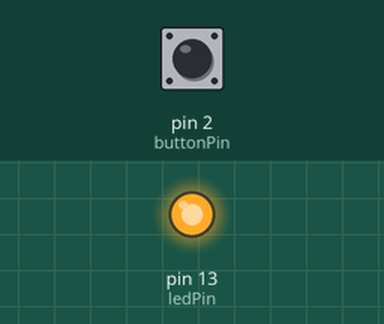
Recording of a sketch running on a simulated Arduino Uno, built with avr-gcc and run on an emulated ATmega328P. Parts: output pins drawn as LEDs (lit = HIGH). Inputs (shaded band) come from the test bench; at power-on: pin 2 (buttonPin) LOW.

Above: at 1.2 s.
1.3 s: pin 2 (buttonPin) pulled HIGH for 0.15 s
At 2.4 s:
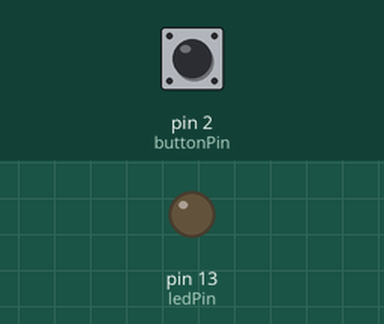
2.9 s: pin 2 (buttonPin) pulled HIGH for 1 s
At 3.6 s:
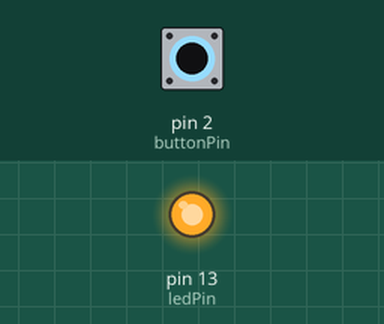
5.4 s: pin 2 (buttonPin) pulled HIGH for 3.2 s
At 6.8 s:
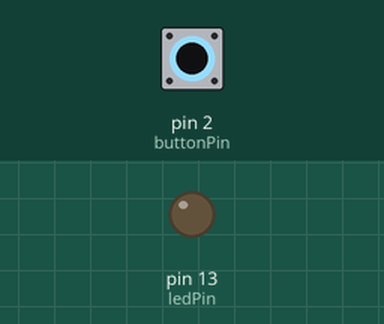
Timing chart, 0 to 8.4 s (numbered marks = the images above; inputs shaded):
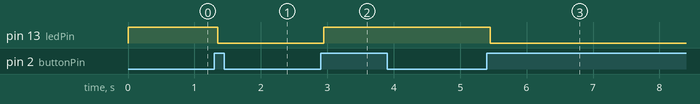

Measured:
- after the input at 1.3 s, pin 13 (ledPin): HIGH → LOW after 0.05 s
- after the input at 2.9 s, pin 13 (ledPin): LOW → HIGH after 0.05 s
- after the input at 5.4 s, pin 13 (ledPin): HIGH → LOW after 0.05 s

The sketch:

_05_przycisk.ino
```cpp
const int buttonPin = 2;    // pin, który zczytuje wartości
const int ledPin = 13;      // dioda

int zapalona = HIGH;
int obecny;
int ostatni = LOW;
long czasWcisniecia = 0;
long minimalnyCzasWcisniecia = 50;

void setup() {
  pinMode(buttonPin, INPUT);
  pinMode(ledPin, OUTPUT);
  digitalWrite(ledPin, zapalona);
}

void loop() {
  int odczyt = digitalRead(buttonPin);
  if (odczyt != ostatni) {
    czasWcisniecia = millis();
  }

  if (minalMinimalnyOdstepCzasowy()) {
    if (nastapilaZmiana(odczyt) && jestPrzycisniety()) {
        przelaczLampke();
    }
  }
  ostatni = odczyt;
}

boolean jestPrzycisniety() {
  return obecny == HIGH;
}

boolean nastapilaZmiana(int odczyt) {
  boolean b = odczyt != obecny;
  if (b) { obecny = !obecny; }
  return b;
}

boolean minalMinimalnyOdstepCzasowy() {
  return (millis() - czasWcisniecia) > minimalnyCzasWcisniecia;
}

void przelaczLampke() {
  zapalona = !zapalona;
  digitalWrite(ledPin, zapalona);
}
```
